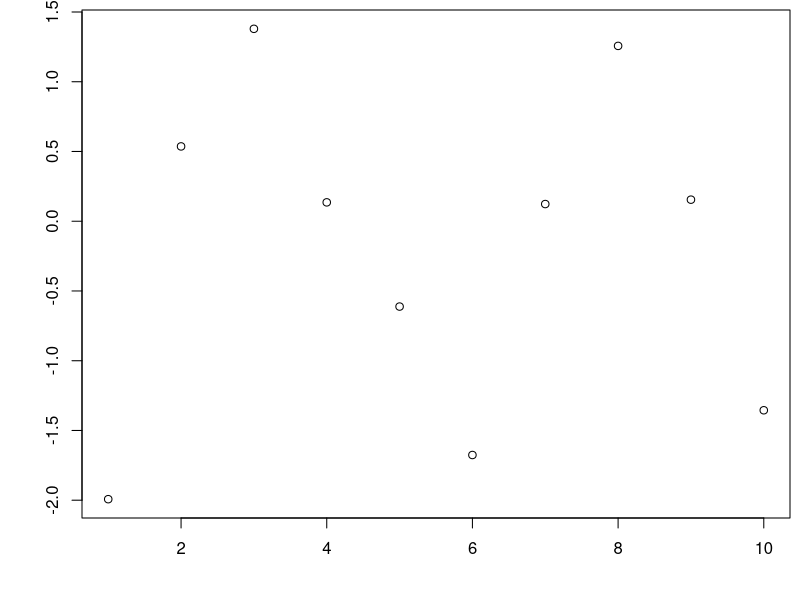
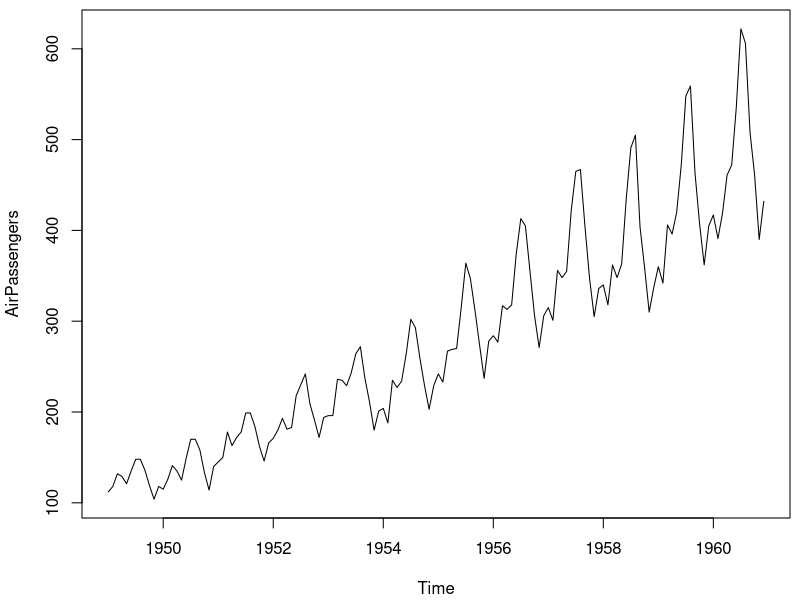
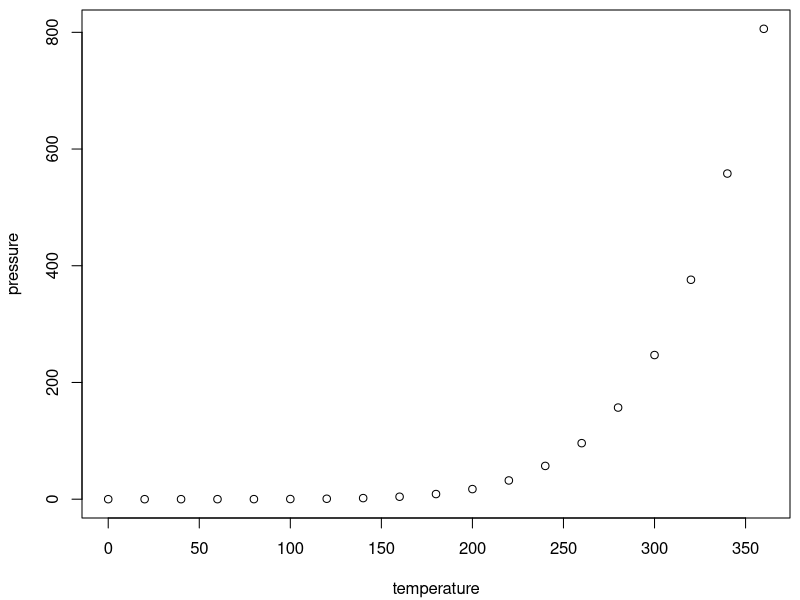
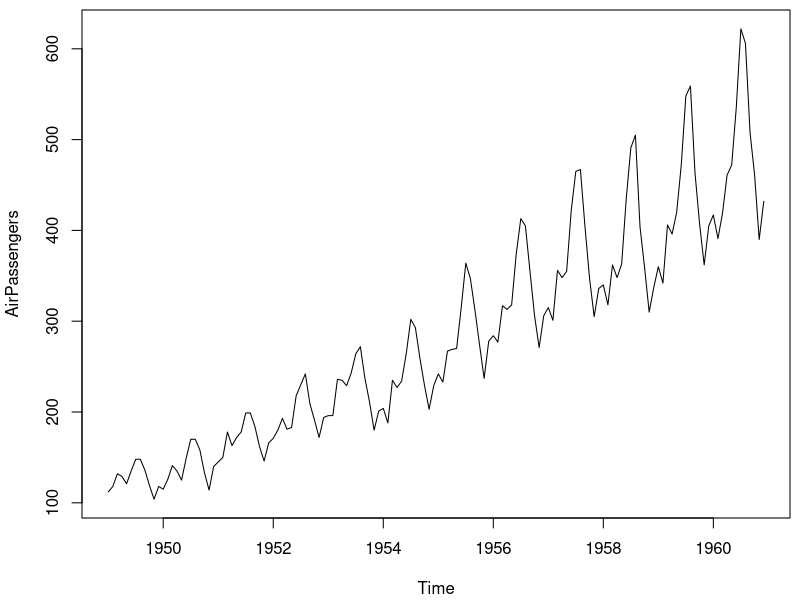
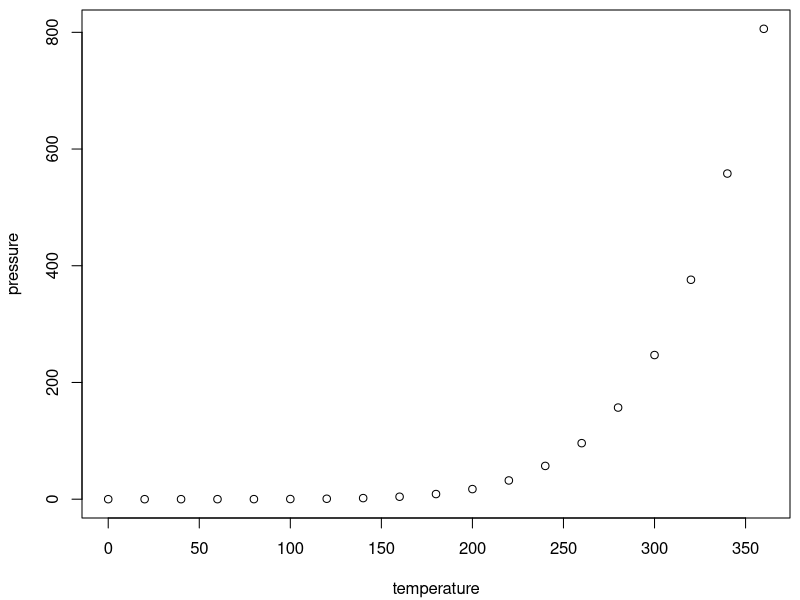
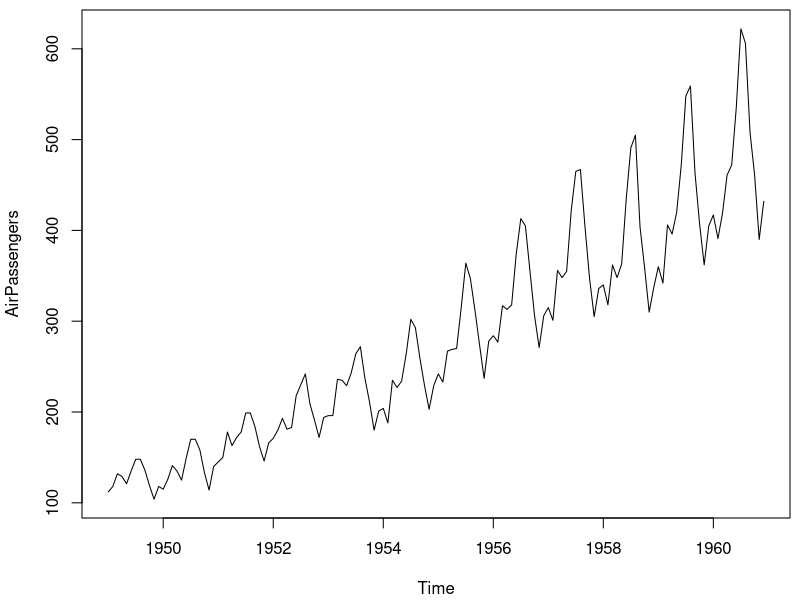
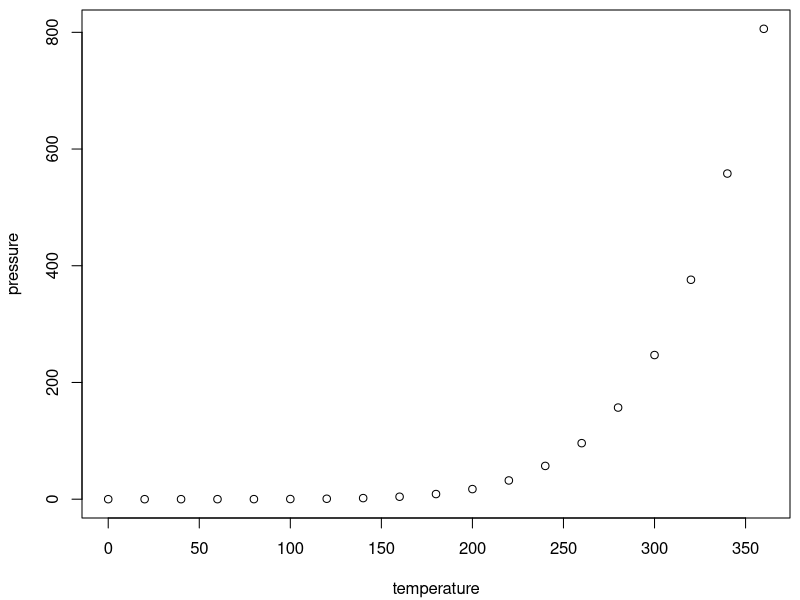
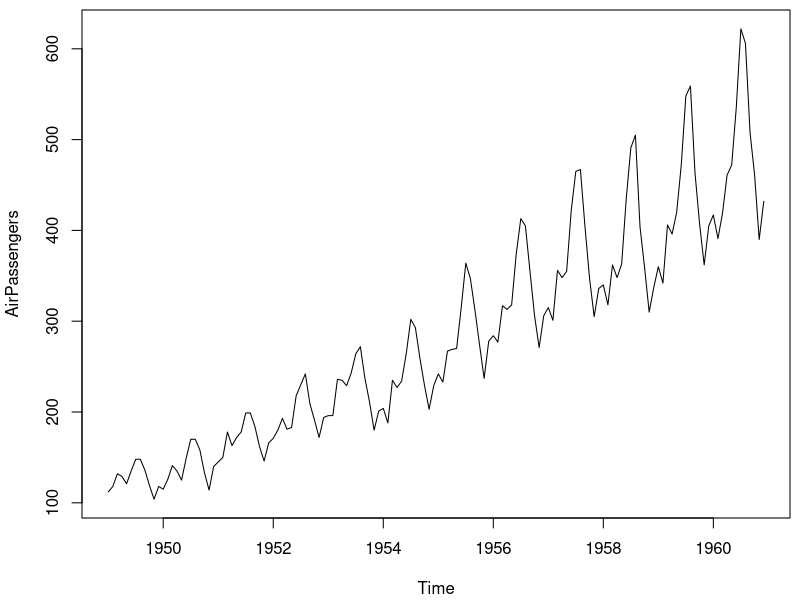

Source code (R) for these figures, in order:
## ---- chunk 1
knitr::kable(
  list(
    head(iris[, 1:2], 3),
    head(mtcars[, 1:3], 5)
  ),
  caption = 'A Tale of Two Tables.', booktabs = TRUE
)
## ---- chunk 2
knitr::kable(
  rbind(c("", "continuous", "discrete"),
        c("nominal", "", "$\\checkmark$"),
        c("ordinal", "", "$\\checkmark$"),
        c("interval", "$\\checkmark$", "$\\checkmark$"),
        c("ratio", "$\\checkmark$", "$\\checkmark$")
    
  )
  , caption = 'The relationship between the scales of measurement and the discrete/continuity distinction. Cells with a tick mark correspond to things that are possible.', align="lcc",
  booktabs = TRUE
)
## ---- chunk 3
knitr::include_graphics(path = system.file("help/figures", "mai.png", package = "graphics"))
## ---- chunk 4
par(mar = c(4.1, 4.1, 0.5, 0.5))
plot(rnorm(10), xlab = "", ylab = "")
## ---- chunk 5
plot(AirPassengers)
## ---- chunk 6
plot(pressure)
plot(AirPassengers)
## ---- chunk 7
plot(pressure)
plot(AirPassengers)
## ---- chunk 8
plot(pressure)
plot(AirPassengers)
plot(pressure)
plot(AirPassengers)
## ---- chunk 9
# knit 支持的编程语言及其语法高亮环境
names(knitr::knit_engines$get())
# knit 支持的语法高亮主题
# Pandoc 支持的语法高亮环境
c(
  "ABAP", "IDL", "Plasm", "ACSL",
  "inform", "POV", "Ada", "Java", "Prolog",
  "Algol", "JVMIS", "Promela", "Ant", "ksh",
  "Python", "Assembler", "Lisp", "R", "Awk",
  "Logo", "Reduce", "bash", "make", "Rexx",
  "Basic", "Mathematica", "RSL", "C", "Matlab",
  "Ruby", "C++", "Mercury", "S", "Caml",
  "MetaPost", "SAS", "Clean", "Miranda", "Scilab",
  "Cobol", "Mizar", "sh", "Comal", "ML", "SHELXL",
  "csh", "Modula-2", "Simula", "Delphi",
  "MuPAD", "SQL", "Eiffel", "NASTRAN", "tcl",
  "Elan", "Oberon-2", "TeX", "erlang",
  "OCL", "VBScript", "Euphoria", "Octave",
  "Verilog", "Fortran", "Oz", "VHDL", "GCL",
  "Pascal", "VRML", "Gnuplot", "Perl", "XML",
  "Haskell", "PHP", "XSLT", "HTML", "PL/I"
)
